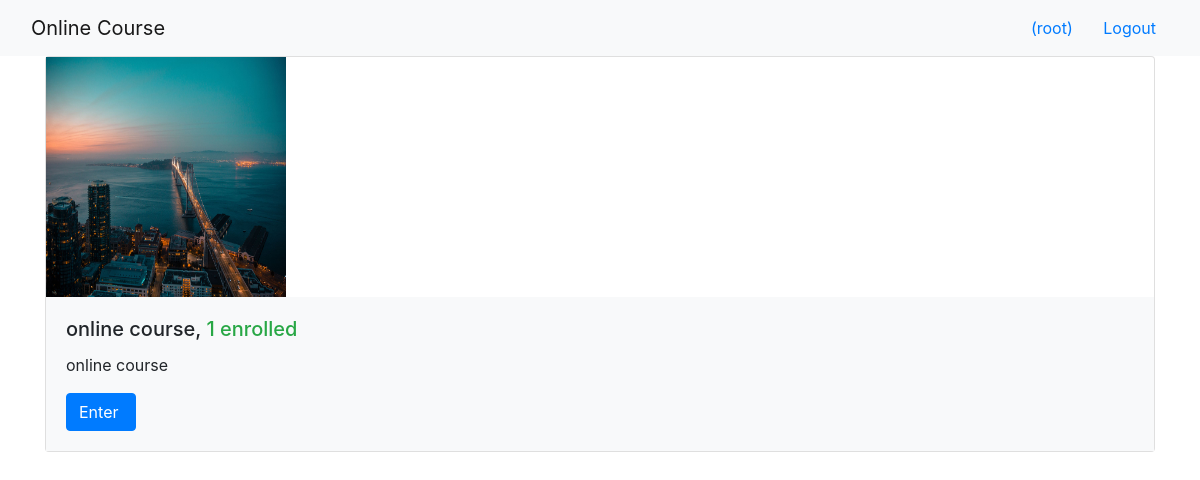
The app's page /onlinecourse/ (signed in) with its own data.
### onlinecourse/models.py (models this page shows, shortened)
class Course(models.Model):
    name = models.CharField(null=False, max_length=30, default='online course')
    image = models.ImageField(upload_to='course_images/')
    description = models.CharField(max_length=1000)
    pub_date = models.DateField(null=True)
    instructors = models.ManyToManyField(Instructor)
    users = models.ManyToManyField(settings.AUTH_USER_MODEL, through='Enrollment')
    total_enrollment = models.IntegerField(default=0)
    is_enrolled = False

### onlinecourse/views.py (the view)
class CourseListView(generic.ListView):
    template_name = 'onlinecourse/course_list_bootstrap.html'
    context_object_name = 'course_list'
    def get_queryset(self):
        user = self.request.user
        courses = Course.objects.order_by('-total_enrollment')[:10]
        for course in courses:
            if user.is_authenticated:
                course.is_enrolled = check_if_enrolled(user, course)
        return courses

### onlinecourse/views.py (called while the page is built)
def check_if_enrolled(user, course):
    is_enrolled = False
    if user.id is not None:
        num_results = Enrollment.objects.filter(user=user, course=course).count()
        if num_results > 0:
            is_enrolled = True
    return is_enrolled

### onlinecourse/templates/onlinecourse/course_list_bootstrap.html (shortened to what this page needs)
<!DOCTYPE html>
<html lang="en">
<head>
    {% load static %}
    <link rel="stylesheet" href="https://maxcdn.bootstrapcdn.com/bootstrap/4.5.2/css/bootstrap.min.css">
</head>
<body>
    <nav class="navbar navbar-light bg-light">
        <div class="container-fluid">
            <div class="navbar-header">
                  <a class="navbar-brand" href="#">Online Course</a>
            </div>
            <ul class="nav navbar-nav navbar-right">
                {% if user.is_authenticated %}
                <li>
                    <a class="btn btn-link" href="#">{{ user.first_name }}({{ user.username }})</a>
                    <a class="btn btn-link" href="{% url 'onlinecourse:logout' %}">Logout</a>
                </li>
                {% endif %}
            </ul>
        </div>
    </nav>
    {% if course_list and user.is_authenticated %}
        <div class="container">
            <div class="card-deck">
                {% for course in course_list %}
                         <div class="card" style="width: 36rem;">
                          <img class="card-img-left" src="{{MEDIA_URL}}/{{ course.image }}" width="240px" height="240px"
                               alt="Course image">
                          <div class="card-body bg-light">
                              <h5 class="card-title">{{ course.name }}, <span class="text-success">
                                  {{ course.total_enrollment}} enrolled</span></h5>
                            <p class="card-text">{{ course.description}}</p>
                            <form action="{% url 'onlinecourse:enroll' course.id %}" method="post">
                                  <input class="btn btn-primary"  type="submit"
                                         value="{% if course.is_enrolled %}Enter{% else %}Enroll{% endif %} ">
                            </form>
                          </div>
                        </div>
                {% endfor %}
            </div>
        </div>
    {% else %}
        <p>No courses are available or user haven't logged in.</p>
    {% endif %}
</body>
</html>

### records on screen
Course: image (picture), name "online course", total_enrollment "1", description "online course", is_enrolled "Enter"

### other values on screen
{{ user.username }} "root"
